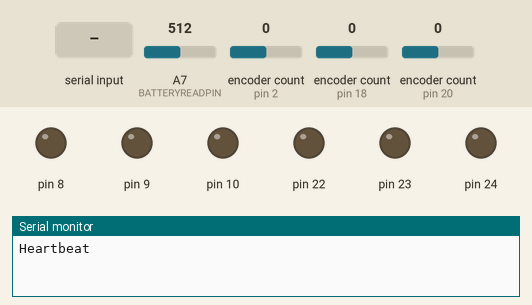
Recording of a sketch running on a simulated Arduino Mega 2560, built with avr-gcc and run on an emulated ATmega2560. On the bench: output pins drawn as LEDs (lit = HIGH), the last lines printed to the serial monitor. The test bench sets the inputs (shaded band); at power-on: A7 (BATTERYREADPIN) = 512, encoder count (sensors on pin 2, pin 18, pin 20) 0.

Above: at 1.2 s.
1.3 s: "F" received over the second serial link
At 2.5 s:
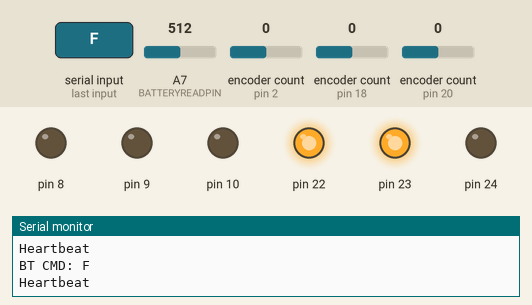
4.8 s: "B" received over the second serial link
At 7.0 s:
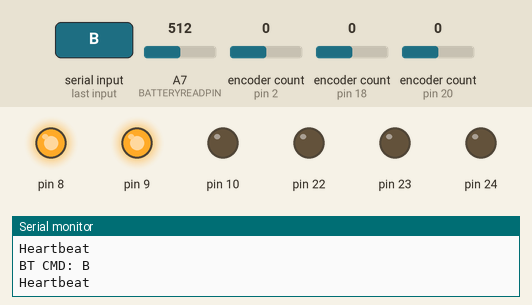
8.3 s: "dispense" received over the second serial link
At 9.2 s:
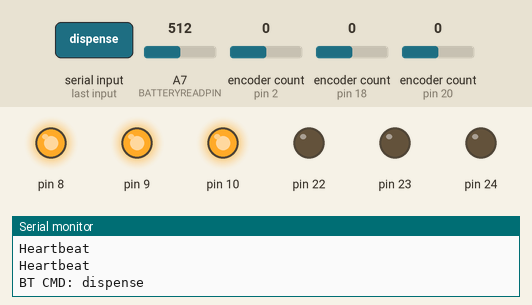
10.1 s: "spread" received over the second serial link
At 12.7 s:
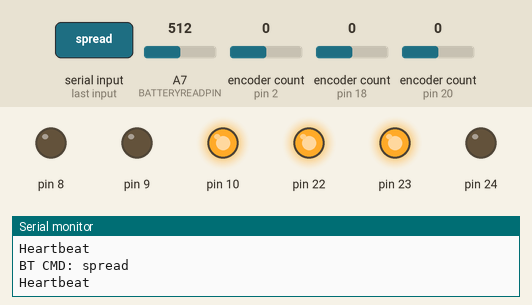
Timing chart, 0 to 14.2 s (numbered marks = the images above; inputs shaded):
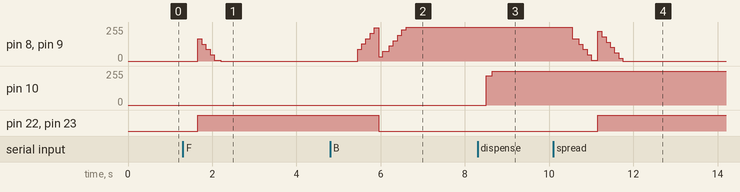

Measured:
- after the input at 1.3 s, pin 8, pin 9: 0/255 → 167/255 after 0.35 s, → 127/255 0.10 s later, → 87/255 0.10 s later, → 47/255 0.10 s later, … (6 changes in this stretch); pin 22, pin 23: LOW → HIGH after 0.35 s
- after the input at 4.8 s, pin 8, pin 9: 0/255 → 88/255 after 0.65 s, → 128/255 0.10 s later, → 168/255 0.10 s later, → 208/255 0.10 s later, … (12 changes in this stretch); pin 22, pin 23: HIGH → LOW after 1.2 s
- after the input at 8.3 s, pin 10: 0/255 → 220/255 after 0.20 s, → 255/255 0.15 s later
- after the input at 10.1 s, pin 8, pin 9: 255/255 → 167/255 after 0.45 s, → 127/255 0.15 s later, → 87/255 0.10 s later, → 47/255 0.10 s later, … (12 changes in this stretch); pin 22, pin 23: LOW → HIGH after 1.1 s

The sketch:

Main_Test.ino
```cpp
#include <TimerThree.h>

#include <Thread.h>
#include <ThreadController.h>

#include <Encoder.h>
#include <PID_v1.h>

#include <NewPing.h>

#define BACKWARD 0
#define FORWARD 1

#define BATTERYREADPIN A7

// *******
// Sonar
// *******

class SonarThread : public Thread
{
public:
  float distance;

  SonarThread (int trigPin, int echoPin, int maxDist) : Thread ()
  {
    m_sensor = new NewPing(trigPin, echoPin, maxDist);
    m_maxDist = maxDist;
  }

  void run ()
  {
    distance = 0;
    float tempDist;
    int countedPings = 0;
    for (int i = 0; i < m_repeatCount; i++)
    {
      tempDist = m_sensor->ping();
      if (tempDist == 0 || tempDist > m_maxDist * US_ROUNDTRIP_CM)
        continue;

      distance += tempDist;
      countedPings++;
    }

    if (countedPings > 0)
      distance /= US_ROUNDTRIP_CM * countedPings;

    if (distance > m_maxDist)
      distance = 0;

    runned();
  }

private:
  NewPing* m_sensor;
  int m_maxDist;

  const int m_repeatCount = 5;
};

SonarThread sonar1Thread = SonarThread(30, 30, 20);
SonarThread sonar2Thread = SonarThread(31, 31, 20);

// *******
// Motors
// *******

class MotorThread : public Thread
{
public:

  float encoderRpm;
  float shaftRpm;
  float shaftPos;

  MotorThread (String name, int pwmPin, int directionPin, int encoderAPin, int encoderBPin, int encoderPulsesPerRev, float gearRatio) : Thread()
  {
    m_name = name;

    m_pwmPin = pwmPin;
    m_directionPin = directionPin;

    pinMode(m_pwmPin, OUTPUT);
    pinMode(m_directionPin, OUTPUT);

    m_encoder = new Encoder(encoderAPin, encoderBPin);
    m_encoder2ShaftRatio = 1.0 / (gearRatio * (float)encoderPulsesPerRev);

    m_pid = new PID(&m_inputSpeed, &m_outputPwm, &m_setpointSpeed, 0.6, 5, 0.3, DIRECT);
    m_pid->SetOutputLimits(-255, 255);
    m_pid->SetMode(AUTOMATIC);
  }

  void run()
  {
    long currentEncoderPosition = m_encoder->read();
    long currentTime = micros();

    long encoderPositionDelta = currentEncoderPosition - m_lastEncoderPosition;
    long timeDelta = currentTime - m_lastEncoderReadTime;

    shaftPos = (float)currentEncoderPosition * m_encoder2ShaftRatio;

    encoderRpm = (float)encoderPositionDelta / timeDelta;
    shaftRpm = encoderRpm * 60 * 1000000 * m_encoder2ShaftRatio;

    // do PID

    m_inputSpeed = -shaftRpm;

    if (m_setpointSpeed != 0)
    {
      m_pid->Compute();
      setPwmDuty(m_outputPwm);
    }
    else
    {
      m_pid->Compute();
      setPwmDuty(0);
    }

    // save for next run

    m_lastEncoderPosition = currentEncoderPosition;
    m_lastEncoderReadTime = currentTime;

    runned();
  }

  void setDesiredSpeed(double speed)
  {
    if (sign(m_setpointSpeed) != sign(speed))
    {
      // go to zero first

    }

    m_setpointSpeed = speed;

//    if (m_setpointSpeed == 0)
//    {
//      m_pid->SetMode(MANUAL);
//    }
//    else
//    {
//      m_pid->SetMode(AUTOMATIC);
//    }
  }

  float getShaftPos()
  {
    return shaftPos;
  }

  float getEncoderRpm()
  {
    return encoderRpm;
  }

  float getShaftRpm()
  {
    return shaftRpm;
  }

private:
  String m_name;

  int m_pwmPin;
  int m_directionPin;
  Encoder* m_encoder;

  PID* m_pid;
  double m_inputSpeed, m_setpointSpeed;
  double m_outputPwm;

  float m_encoder2ShaftRatio;

  long m_lastEncoderPosition;
  long m_lastEncoderReadTime;

  // speed value between -255 and 255
  void setPwmDuty (double duty)
  {
    int direction;
    if (duty > 0)
    {
      direction = FORWARD;
    }
    else
    {
      direction = BACKWARD;
    }

    duty = abs(duty);

    if (duty > 255)
    {
      duty = 255;
    }

    if (direction == HIGH)
    {
      analogWrite(m_pwmPin, (int)(255 - duty));
    }
    else
    {
      analogWrite(m_pwmPin, (int)duty);
    }

    digitalWrite(m_directionPin, direction);
  }

  int sign (double value)
  {
    if (value > 0)
    {
      return 1;
    }
    if (value < 0)
    {
      return -1;
    }
    return 0;
  }
};

MotorThread starboardMotorThread("Starboard Motor", 8, 22, 2, 3, 44, 64.99); // the one by itself
MotorThread portsideMotorThread("Portside Motor", 9, 23, 18, 19, 44, 64.99);
MotorThread agitatorMotorThread("Agitator Motor", 10, 24, 20, 21, 44, 40);

// *******
// Battery
// *******

//class VoltTime
//{
//public:
//  float voltage;
//  long time;
//
//  VoltTime(float _voltage, long _time)
//  {
//    voltage = _voltage;
//    time = _time;
//  }
//
//};

class BatteryThread : public Thread
{
public:
  float lastVoltage;

  bool isCriticallyLow = false;

  BatteryThread (int readPin) : Thread ()
  {
    m_readPin = readPin;

//    m_voltages = LinkedList<VoltTime>();
  }

  void run ()
  {
    lastVoltage = readBatteryVoltage();

    // low voltage check
    if (lastVoltage < 11.5)
    {
      if (!m_hasSentLowVoltageMessage)
      {
        Serial2.print("Battery critically low at ");
        Serial2.print(lastVoltage);
        Serial2.println("V");

        m_hasSentLowVoltageMessage = true;
      }
    }
    else if (lastVoltage < 11.3)
    {
      // 11.1V should be the lowest limit
      Serial2.print("Battery critically low at ");
      Serial2.print(lastVoltage);
      Serial2.println("V");

      isCriticallyLow = true;
    }
    else
    {
      isCriticallyLow = false;
      m_hasSentLowVoltageMessage = false;
    }

    // add log
//    VoltTime voltTime(lastVoltage, millis());
//    m_voltages.add(voltTime);

    runned();
  }

  float readBatteryVoltage()
  {
    int value = 0;

    int i;
    for (i = 0; i < 3; i++)
      value += analogRead(m_readPin);
    value /= i;

    // compensate for voltage divider
    float multiplier = (float)(4700 + 2200) / 2200;

    return (multiplier * value) * (5.00 / 1023.00);
  }

private:
  int m_readPin;

  bool m_hasSentLowVoltageMessage;

//  LinkedList<VoltTime> m_voltages;
};

BatteryThread batteryThread = BatteryThread(BATTERYREADPIN);

// *******
// Bluetooth
// *******

Thread btCheckThread = Thread();

void checkBT()
{
  if (Serial2.available())
  {
    String message = "";

    char c;
    while (Serial2.available() > 0)
    {
      c = (char)Serial2.read();
      if (c != 10 && c!= 13)
        message = message + c;
    }

    Serial.print("BT CMD: ");
    Serial.println(message);

    if (message == "F")
    {
      starboardMotorThread.setDesiredSpeed(80);
      portsideMotorThread.setDesiredSpeed(80);
    }
    else if (message == "B")
    {
      starboardMotorThread.setDesiredSpeed(-80);
      portsideMotorThread.setDesiredSpeed(-80);
    }
    else if (message == "stop")
    {
      starboardMotorThread.setDesiredSpeed(0);
      portsideMotorThread.setDesiredSpeed(0);
      agitatorMotorThread.setDesiredSpeed(0);
    }
    else if (message == "dispense")
    {
      agitatorMotorThread.setDesiredSpeed(-200);
    }
    else if (message == "spread")
    {
      starboardMotorThread.setDesiredSpeed(80);
      portsideMotorThread.setDesiredSpeed(80);
      agitatorMotorThread.setDesiredSpeed(-200);
    }
    else if (message == "bat")
    {
      Serial2.print("Battery at ");
      Serial2.print(batteryThread.readBatteryVoltage());
      Serial2.println("V");
    }
    else if (message == "time")
    {
//      Serial2.println(getTimeString());
    }
  }
}

// *******
// I2C
// *******

//#define SDA_PORT PORTB
//#define SDA_PIN 5
//#define SCL_PORT PORTB
//#define SCL_PIN 6
//#include <SoftWire.h>
//
//SoftWire Wire = SoftWire();
//
//// *******
//// DateTime Chip
//// *******
//
//byte decToBcd(byte val)
//{
//  return( (val/10*16) + (val%10) );
//}
//
//// Convert binary coded decimal to normal decimal numbers
//byte bcdToDec(byte val)
//{
//  return( (val/16*10) + (val%16) );
//}
//
//void SetTime(byte second, byte minute, byte hour, byte dayOfWeek, byte dayOfMonth, byte month, byte year)
//{
//  // sets time and date data to DS3231
//  Wire.beginTransmission(0x68);
//
//  Wire.write(0); // set next input to start at the seconds register
//  Wire.write(decToBcd(second)); // set seconds
//  Wire.write(decToBcd(minute)); // set minutes
//  Wire.write(decToBcd(hour)); // set hours
//  Wire.write(decToBcd(dayOfWeek)); // set day of week (1=Sunday, 7=Saturday)
//  Wire.write(decToBcd(dayOfMonth)); // set date (1 to 31)
//  Wire.write(decToBcd(month)); // set month
//  Wire.write(decToBcd(year)); // set year (0 to 99)
//
//  Wire.endTransmission();
//}
//
//void GetTime(byte *second, byte *minute, byte *hour, byte *dayOfWeek, byte *dayOfMonth, byte *month, byte *year)
//{
//  Wire.beginTransmission(0x68);
//  Wire.write(0); // set DS3231 register pointer to 00h
//  Wire.endTransmission();
//  Wire.requestFrom(0x68, 7);
//
//  // request seven bytes of data from DS3231 starting from register 00h
//  *second = bcdToDec(Wire.read() & 0x7f);
//  *minute = bcdToDec(Wire.read());
//  *hour = bcdToDec(Wire.read() & 0x3f);
//  *dayOfWeek = bcdToDec(Wire.read());
//  *dayOfMonth = bcdToDec(Wire.read());
//  *month = bcdToDec(Wire.read());
//  *year = bcdToDec(Wire.read());
//}
//
//String getTimeString ()
//{
//  byte second, minute, hour, dayOfWeek, dayOfMonth, month, year;
//  // retrieve data from DS3231
//  GetTime(&second, &minute, &hour, &dayOfWeek, &dayOfMonth, &month,
//  &year);
//
//  String timeString = "";
//  timeString += (int)year;
//  timeString += "/";
//  timeString += (int)month;
//  timeString += "/";
//  timeString += (int)dayOfMonth;
//  timeString += " ";
//
//  if (hour<10)
//    timeString += "0";
//  timeString += (int)hour;
//  timeString += ":";
//  if (minute<10)
//    timeString += "0";
//  timeString += (int)minute;
//  timeString += ":";
//  if (second<10)
//    timeString += "0";
//  timeString += (int)second;
//
//  return timeString;
//}

// *******
// Timer
// *******

void timerCallback()
{
  if (starboardMotorThread.shouldRun())
    starboardMotorThread.run();
  if (portsideMotorThread.shouldRun())
    portsideMotorThread.run();
  if (agitatorMotorThread.shouldRun())
    agitatorMotorThread.run();
  if (btCheckThread.shouldRun())
    btCheckThread.run();
  if (batteryThread.shouldRun())
    batteryThread.run();
}

void setup()
{
  Serial.begin(9600);
  Serial2.begin(115200);

  // battery
  pinMode(BATTERYREADPIN, INPUT);

  // Threads

  sonar1Thread.setInterval(333); // in ms
  sonar2Thread.setInterval(333);

  btCheckThread.setInterval(500);
  btCheckThread.onRun(checkBT);

  batteryThread.setInterval(5000);

  starboardMotorThread.setInterval(100);
  portsideMotorThread.setInterval(100);
  agitatorMotorThread.setInterval(100);

  // Timer

  Timer3.initialize(50000); // every X us
  Timer3.attachInterrupt(timerCallback);
  Timer3.start();

  starboardMotorThread.setDesiredSpeed(0);
  portsideMotorThread.setDesiredSpeed(0);
  agitatorMotorThread.setDesiredSpeed(0);

  // I2C

//  if (!i2c_init())
//    Serial.println("I2C init failed");
}

void loop()
{
  Serial.println("Heartbeat");

  delay(2000);
}
```
